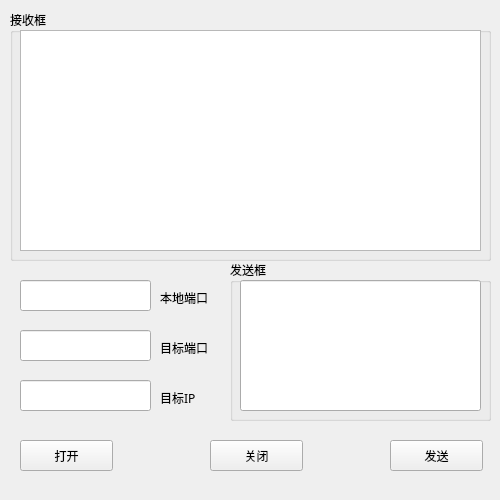
<?xml version="1.0" encoding="UTF-8"?>
<ui version="4.0">
 <class>Widget</class>
 <widget class="QWidget" name="Widget">
  <property name="geometry">
   <rect>
    <x>0</x>
    <y>0</y>
    <width>500</width>
    <height>500</height>
   </rect>
  </property>
  <property name="minimumSize">
   <size>
    <width>500</width>
    <height>500</height>
   </size>
  </property>
  <property name="maximumSize">
   <size>
    <width>500</width>
    <height>500</height>
   </size>
  </property>
  <property name="font">
   <font>
    <family>MiSans</family>
   </font>
  </property>
  <property name="windowTitle">
   <string>Widget</string>
  </property>
  <widget class="QPlainTextEdit" name="RecieveEdit">
   <property name="geometry">
    <rect>
     <x>20</x>
     <y>30</y>
     <width>461</width>
     <height>221</height>
    </rect>
   </property>
   <property name="readOnly">
    <bool>true</bool>
   </property>
  </widget>
  <widget class="QLineEdit" name="SendEdit">
   <property name="geometry">
    <rect>
     <x>240</x>
     <y>280</y>
     <width>241</width>
     <height>131</height>
    </rect>
   </property>
  </widget>
  <widget class="QGroupBox" name="groupBox">
   <property name="geometry">
    <rect>
     <x>10</x>
     <y>10</y>
     <width>481</width>
     <height>251</height>
    </rect>
   </property>
   <property name="title">
    <string>接收框</string>
   </property>
  </widget>
  <widget class="QLineEdit" name="LocalPort">
   <property name="geometry">
    <rect>
     <x>20</x>
     <y>280</y>
     <width>131</width>
     <height>31</height>
    </rect>
   </property>
  </widget>
  <widget class="QLineEdit" name="TargetIP">
   <property name="geometry">
    <rect>
     <x>20</x>
     <y>380</y>
     <width>131</width>
     <height>31</height>
    </rect>
   </property>
  </widget>
  <widget class="QLabel" name="label">
   <property name="geometry">
    <rect>
     <x>160</x>
     <y>290</y>
     <width>72</width>
     <height>15</height>
    </rect>
   </property>
   <property name="text">
    <string>本地端口</string>
   </property>
  </widget>
  <widget class="QLabel" name="label_2">
   <property name="geometry">
    <rect>
     <x>160</x>
     <y>340</y>
     <width>72</width>
     <height>15</height>
    </rect>
   </property>
   <property name="text">
    <string>目标端口</string>
   </property>
  </widget>
  <widget class="QLineEdit" name="TargetPort">
   <property name="geometry">
    <rect>
     <x>20</x>
     <y>330</y>
     <width>131</width>
     <height>31</height>
    </rect>
   </property>
  </widget>
  <widget class="QLabel" name="label_3">
   <property name="geometry">
    <rect>
     <x>160</x>
     <y>390</y>
     <width>72</width>
     <height>15</height>
    </rect>
   </property>
   <property name="text">
    <string>目标IP</string>
   </property>
  </widget>
  <widget class="QPushButton" name="OpenButton">
   <property name="geometry">
    <rect>
     <x>20</x>
     <y>440</y>
     <width>93</width>
     <height>31</height>
    </rect>
   </property>
   <property name="text">
    <string>打开</string>
   </property>
  </widget>
  <widget class="QPushButton" name="CloseButton">
   <property name="geometry">
    <rect>
     <x>210</x>
     <y>440</y>
     <width>93</width>
     <height>31</height>
    </rect>
   </property>
   <property name="text">
    <string>关闭</string>
   </property>
  </widget>
  <widget class="QPushButton" name="SendButton">
   <property name="geometry">
    <rect>
     <x>390</x>
     <y>440</y>
     <width>93</width>
     <height>31</height>
    </rect>
   </property>
   <property name="text">
    <string>发送</string>
   </property>
  </widget>
  <widget class="QGroupBox" name="groupBox_2">
   <property name="geometry">
    <rect>
     <x>230</x>
     <y>260</y>
     <width>261</width>
     <height>161</height>
    </rect>
   </property>
   <property name="title">
    <string>发送框</string>
   </property>
  </widget>
  <zorder>groupBox_2</zorder>
  <zorder>groupBox</zorder>
  <zorder>RecieveEdit</zorder>
  <zorder>SendEdit</zorder>
  <zorder>LocalPort</zorder>
  <zorder>TargetIP</zorder>
  <zorder>label</zorder>
  <zorder>label_2</zorder>
  <zorder>TargetPort</zorder>
  <zorder>label_3</zorder>
  <zorder>OpenButton</zorder>
  <zorder>CloseButton</zorder>
  <zorder>SendButton</zorder>
 </widget>
 <layoutdefault spacing="6" margin="11"/>
 <resources/>
 <connections/>
</ui>
